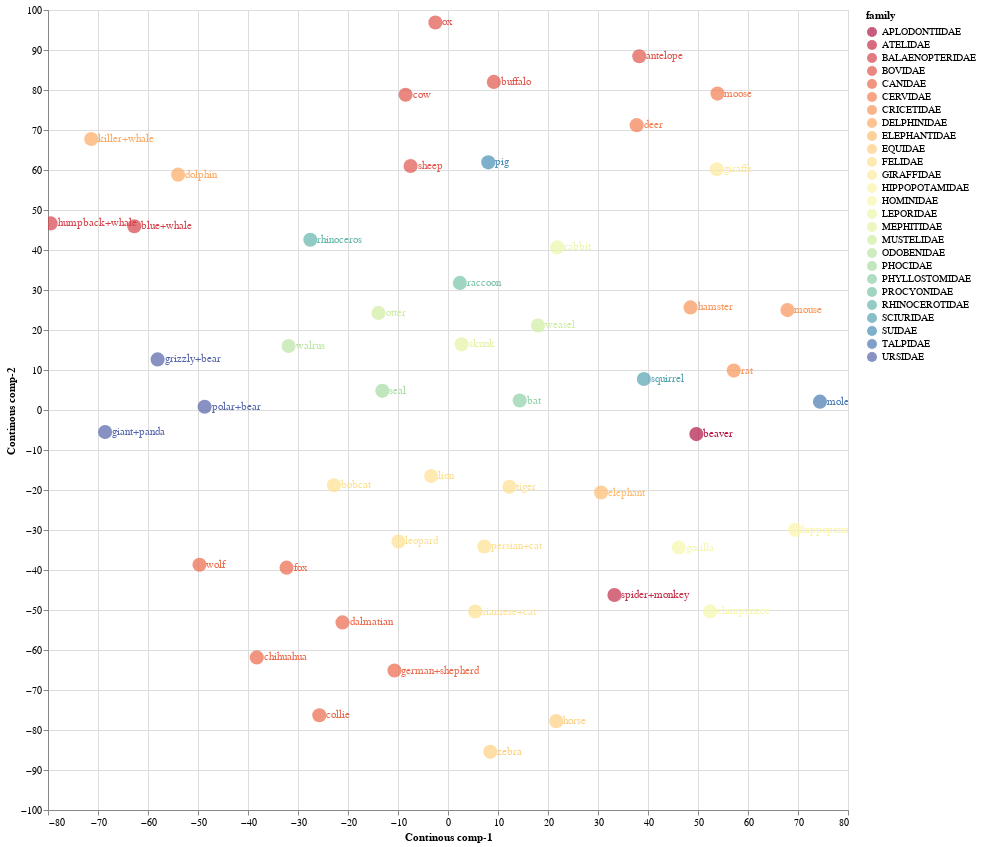

Notebook source saved alongside this figure:
### Code cell
source = tsne_continous_df1

points = alt.Chart(source).mark_circle(size=200).encode(
    x='Continous comp-1:Q',
    y='Continous comp-2:Q',
    color=alt.Color('family:N', scale=alt.Scale(scheme='Spectral'))
    ).properties(
    width=800,
    height=800
)

text = points.mark_text(
    align='left',
    baseline='middle',
    dx=7
).encode(
    text='classes:N'
)

points.interactive() + text

### Figure 1 — Vega-Lite specification as saved in the notebook (floating-point values rounded to 4 significant figures)
{"config": {"view": {"continuousWidth": 400, "continuousHeight": 300}}, "layer": [{"mark": {"type": "circle", "size": 200}, "encoding": {"color": {"field": "family", "scale": {"scheme": "Spectral"}, "type": "nominal"}, "x": {"field": "Continous comp-1", "type": "quantitative"}, "y": {"field": "Continous comp-2", "type": "quantitative"}}, "height": 800, "selection": {"selector008": {"type": "interval", "bind": "scales", "encodings": ["x", "y"]}}, "width": 800}, {"mark": {"type": "text", "align": "left", "baseline": "middle", "dx": 7}, "encoding": {"color": {"field": "family", "scale": {"scheme": "Spectral"}, "type": "nominal"}, "text": {"field": "classes", "type": "nominal"}, "x": {"field": "Continous comp-1", "type": "quantitative"}, "y": {"field": "Continous comp-2", "type": "quantitative"}}, "height": 800, "width": 800}], "data": {"name": "data-cc50eaa39cde2111200b04273549dc32"}, "$schema": "https://vega.github.io/schema/vega-lite/v4.17.0.json", "datasets": {"data-cc50eaa39cde2111200b04273549dc32": [{"Continous comp-1": 38.25, "Continous comp-2": 88.43, "classes": "antelope", "order": "ARTIODACTYLA", "family": "BOVIDAE", "K_mean": 8}, {"Continous comp-1": -58.08, "Continous comp-2": 12.65, "classes": "grizzly+bear", "order": "CARNIVORA", "family": "URSIDAE", "K_mean": 9}, {"Continous comp-1": -71.34, "Continous comp-2": 67.74, "classes": "killer+whale", "order": "ARTIODACTYLA", "family": "DELPHINIDAE", "K_mean": 18}, {"Continous comp-1": 49.67, "Continous comp-2": -6.03, "classes": "beaver", "order": "RODENTIA", "family": "APLODONTIIDAE", "K_mean": 11}, {"Continous comp-1": -21.1, "Continous comp-2": -53.1, "classes": "dalmatian", "order": "CARNIVORA", "family": "CANIDAE", "K_mean": 6}, {"Continous comp-1": 7.273, "Continous comp-2": -34.11, "classes": "persian+cat", "order": "CARNIVORA", "family": "FELIDAE", "K_mean": 20}, {"Continous comp-1": 21.65, "Continous comp-2": -77.8, "classes": "horse", "order": "PERISSODACTYLA", "family": "EQUIDAE", "K_mean": 10}, {"Continous comp-1": -10.71, "Continous comp-2": -65.13, "classes": "german+shepherd", "order": "CARNIVORA", "family": "CANIDAE", "K_mean": 6}, {"Continous comp-1": -62.74, "Continous comp-2": 45.95, "classes": "blue+whale", "order": "ARTIODACTYLA", "family": "BALAENOPTERIDAE", "K_mean": 0}, {"Continous comp-1": 5.449, "Continous comp-2": -50.39, "classes": "siamese+cat", "order": "CARNIVORA", "family": "FELIDAE", "K_mean": 20}, {"Continous comp-1": 2.722, "Continous comp-2": 16.42, "classes": "skunk", "order": "CARNIVORA", "family": "MEPHITIDAE", "K_mean": 7}, {"Continous comp-1": 74.39, "Continous comp-2": 2.081, "classes": "mole", "order": "EULIPOTYPHLA", "family": "TALPIDAE", "K_mean": 22}, {"Continous comp-1": 12.27, "Continous comp-2": -19.22, "classes": "tiger", "order": "CARNIVORA", "family": "FELIDAE", "K_mean": 2}, {"Continous comp-1": 69.42, "Continous comp-2": -29.96, "classes": "hippopotamus", "order": "ARTIODACTYLA", "family": "HIPPOPOTAMIDAE", "K_mean": 14}, {"Continous comp-1": -9.909, "Continous comp-2": -32.86, "classes": "leopard", "order": "CARNIVORA", "family": "FELIDAE", "K_mean": 2}, {"Continous comp-1": 53.89, "Continous comp-2": 79.1, "classes": "moose", "order": "ARTIODACTYLA", "family": "CERVIDAE", "K_mean": 8}, {"Continous comp-1": 33.29, "Continous comp-2": -46.25, "classes": "spider+monkey", "order": "PRIMATES", "family": "ATELIDAE", "K_mean": 4}, {"Continous comp-1": -79.47, "Continous comp-2": 46.65, "classes": "humpback+whale", "order": "ARTIODACTYLA", "family": "BALAENOPTERIDAE", "K_mean": 0}, {"Continous comp-1": 30.62, "Continous comp-2": -20.63, "classes": "elephant", "order": "PROBOSCIDEA", "family": "ELEPHANTIDAE", "K_mean": 13}, {"Continous comp-1": 46.17, "Continous comp-2": -34.38, "classes": "gorilla", "order": "PRIMATES", "family": "HOMINIDAE", "K_mean": 4}, {"Continous comp-1": -2.522, "Continous comp-2": 96.88, "classes": "ox", "order": "ARTIODACTYLA", "family": "BOVIDAE", "K_mean": 12}, {"Continous comp-1": -32.28, "Continous comp-2": -39.42, "classes": "fox", "order": "CARNIVORA", "family": "CANIDAE", "K_mean": 6}, {"Continous comp-1": -7.482, "Continous comp-2": 61.0, "classes": "sheep", "order": "ARTIODACTYLA", "family": "BOVIDAE", "K_mean": 3}, {"Continous comp-1": -13.13, "Continous comp-2": 4.791, "classes": "seal", "order": "CARNIVORA", "family": "PHOCIDAE", "K_mean": 19}, {"Continous comp-1": 52.42, "Continous comp-2": -50.36, "classes": "chimpanzee", "order": "PRIMATES", "family": "HOMINIDAE", "K_mean": 4}, {"Continous comp-1": 48.51, "Continous comp-2": 25.65, "classes": "hamster", "order": "RODENTIA", "family": "CRICETIDAE", "K_mean": 5}, {"Continous comp-1": 39.18, "Continous comp-2": 7.752, "classes": "squirrel", "order": "RODENTIA", "family": "SCIURIDAE", "K_mean": 11}, {"Continous comp-1": -27.54, "Continous comp-2": 42.55, "classes": "rhinoceros", "order": "PERISSODACTYLA", "family": "RHINOCEROTIDAE", "K_mean": 17}, {"Continous comp-1": 21.85, "Continous comp-2": 40.64, "classes": "rabbit", "order": "LAGOMORPHA", "family": "LEPORIDAE", "K_mean": 24}, {"Continous comp-1": 14.34, "Continous comp-2": 2.366, "classes": "bat", "order": "CHIROPTERA", "family": "PHYLLOSTOMIDAE", "K_mean": 1}, {"Continous comp-1": 53.75, "Continous comp-2": 60.19, "classes": "giraffe", "order": "ARTIODACTYLA", "family": "GIRAFFIDAE", "K_mean": 25}, {"Continous comp-1": -49.7, "Continous comp-2": -38.69, "classes": "wolf", "order": "CARNIVORA", "family": "CANIDAE", "K_mean": 23}, {"Continous comp-1": -38.24, "Continous comp-2": -61.85, "classes": "chihuahua", "order": "CARNIVORA", "family": "CANIDAE", "K_mean": 6}, {"Continous comp-1": 57.15, "Continous comp-2": 9.85, "classes": "rat", "order": "RODENTIA", "family": "CRICETIDAE", "K_mean": 5}, {"Continous comp-1": 18.0, "Continous comp-2": 21.13, "classes": "weasel", "order": "CARNIVORA", "family": "MUSTELIDAE", "K_mean": 7}, {"Continous comp-1": -13.89, "Continous comp-2": 24.27, "classes": "otter", "order": "CARNIVORA", "family": "MUSTELIDAE", "K_mean": 7}, {"Continous comp-1": 9.166, "Continous comp-2": 82.03, "classes": "buffalo", "order": "ARTIODACTYLA", "family": "BOVIDAE", "K_mean": 12}, {"Continous comp-1": 8.458, "Continous comp-2": -85.46, "classes": "zebra", "order": "PERISSODACTYLA", "family": "EQUIDAE", "K_mean": 10}, {"Continous comp-1": -68.58, "Continous comp-2": -5.491, "classes": "giant+panda", "order": "CARNIVORA", "family": "URSIDAE", "K_mean": 16}, {"Continous comp-1": 37.74, "Continous comp-2": 71.21, "classes": "deer", "order": "ARTIODACTYLA", "family": "CERVIDAE", "K_mean": 8}, {"Continous comp-1": -22.81, "Continous comp-2": -18.83, "classes": "bobcat", "order": "CARNIVORA", "family": "FELIDAE", "K_mean": 21}, {"Continous comp-1": 8.055, "Continous comp-2": 61.91, "classes": "pig", "order": "ARTIODACTYLA", "family": "SUIDAE", "K_mean": 3}, {"Continous comp-1": -3.371, "Continous comp-2": -16.51, "classes": "lion", "order": "CARNIVORA", "family": "FELIDAE", "K_mean": 2}, {"Continous comp-1": 67.89, "Continous comp-2": 24.97, "classes": "mouse", "order": "RODENTIA", "family": "CRICETIDAE", "K_mean": 5}, {"Continous comp-1": -48.67, "Continous comp-2": 0.8178, "classes": "polar+bear", "order": "CARNIVORA", "family": "URSIDAE", "K_mean": 9}, {"Continous comp-1": -25.73, "Continous comp-2": -76.3, "classes": "collie", "order": "CARNIVORA", "family": "CANIDAE", "K_mean": 6}, {"Continous comp-1": -31.88, "Continous comp-2": 15.99, "classes": "walrus", "order": "CARNIVORA", "family": "ODOBENIDAE", "K_mean": 15}, {"Continous comp-1": 2.382, "Continous comp-2": 31.78, "classes": "raccoon", "order": "CARNIVORA", "family": "PROCYONIDAE", "K_mean": 7}, {"Continous comp-1": -8.477, "Continous comp-2": 78.81, "classes": "cow", "order": "ARTIODACTYLA", "family": "BOVIDAE", "K_mean": 12}, {"Continous comp-1": -53.97, "Continous comp-2": 58.83, "classes": "dolphin", "order": "ARTIODACTYLA", "family": "DELPHINIDAE", "K_mean": 0}]}}
